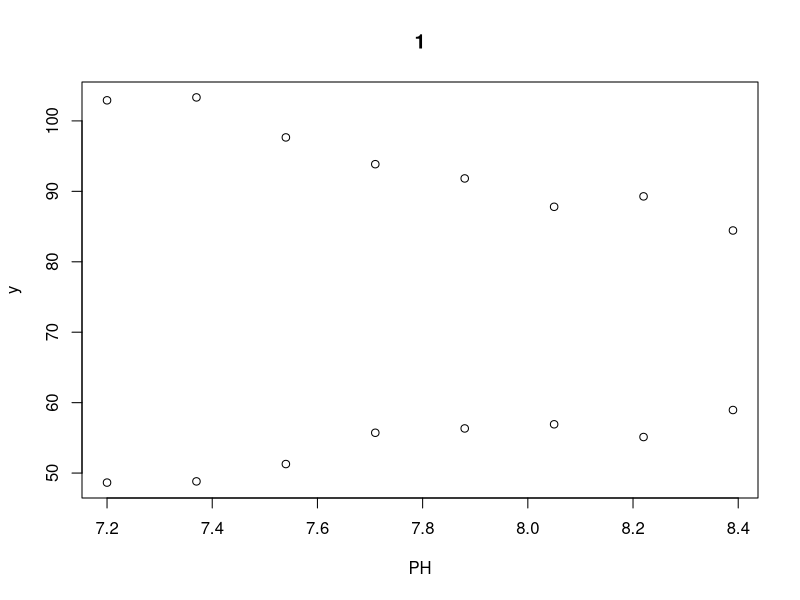
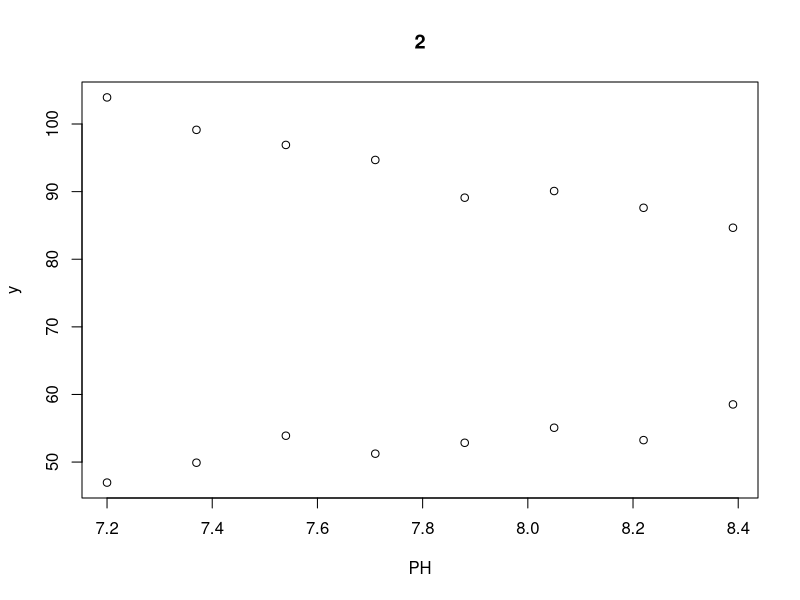
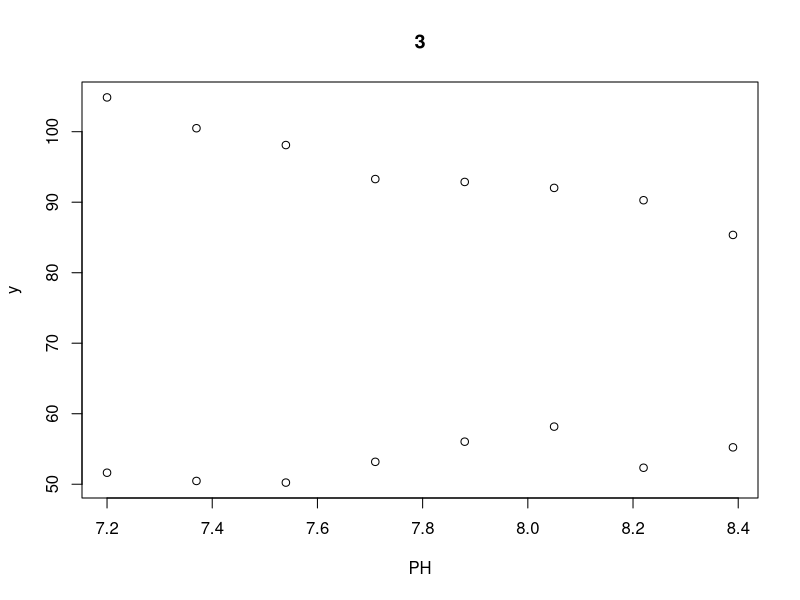
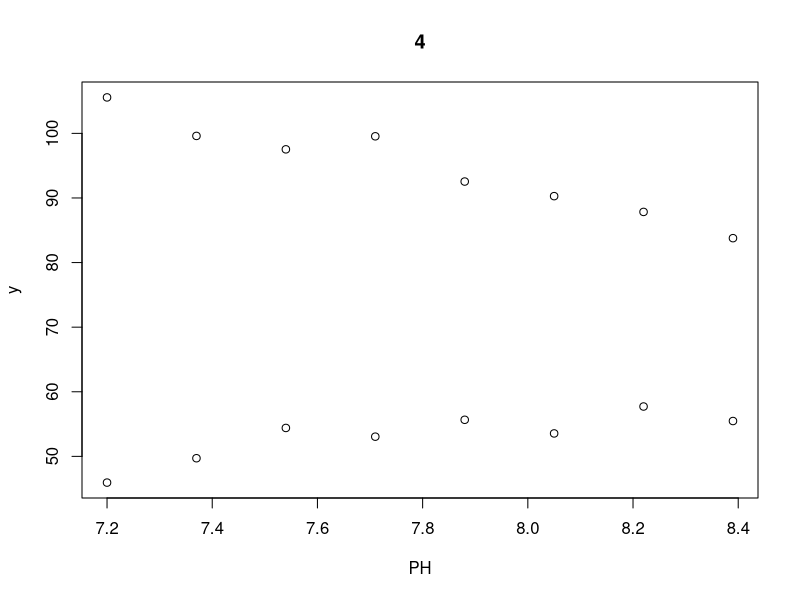
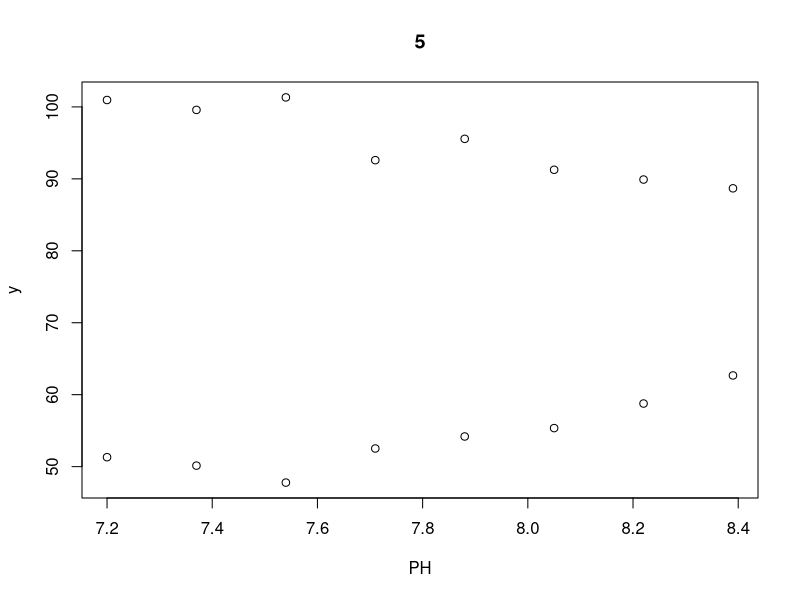
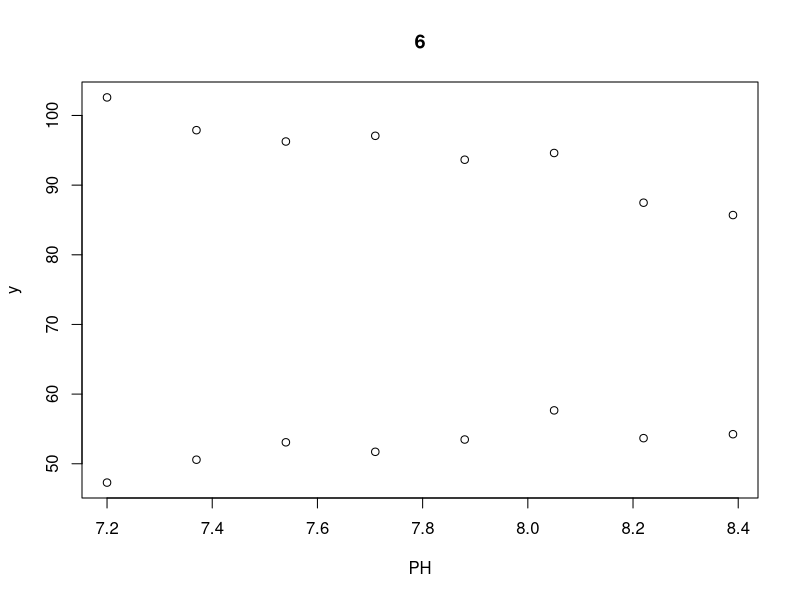
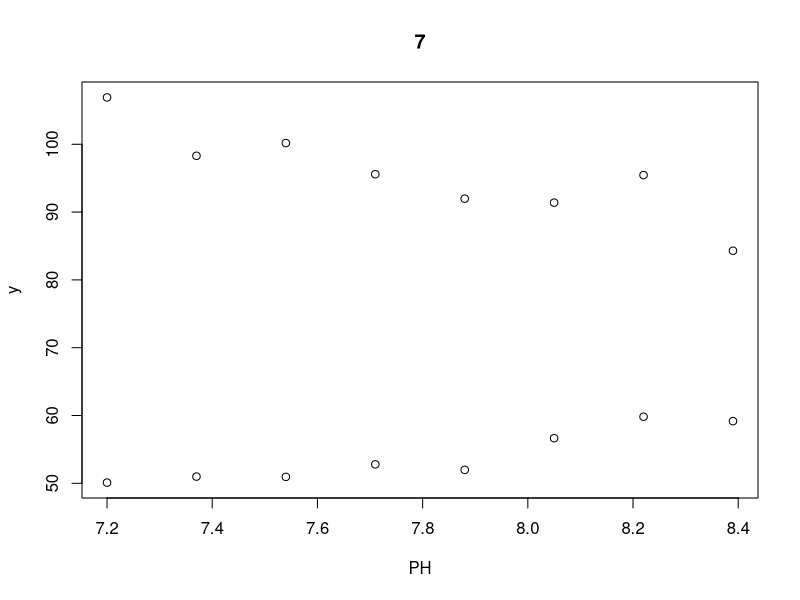
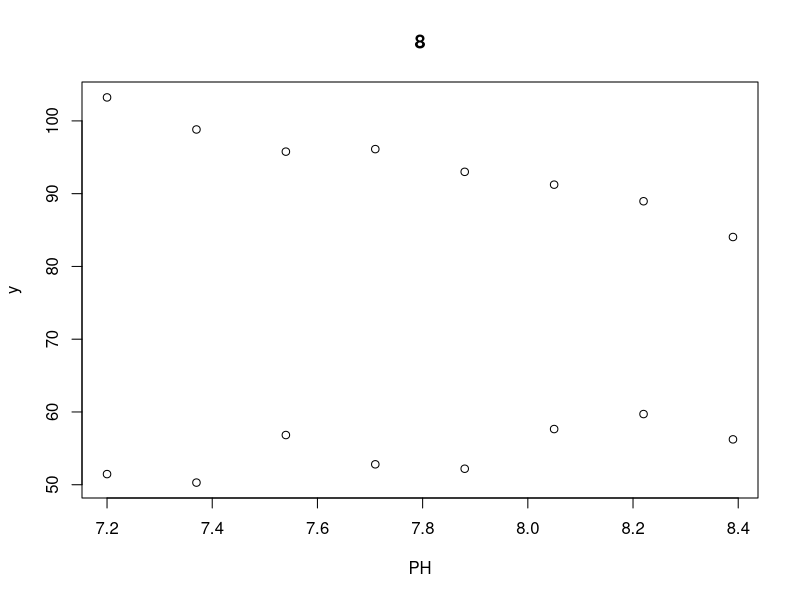

Write the R code that produced these figures, in order. (Note: a time limit stopped this script after it produced the figures.)
##The goals of this simulation are two-fold
	##We first try to quantify what is the increase in variation if sample size decreases from 16 to 14 (for logistcial purposes)
#Parameter values
a=200 # rnorm(1,20, 10)
b=6.9#rnorm(1, 20, 15)
c=-20.5#rnorm(1, 20, 15)

#Create empty vectors to fill in results
rec.t=NULL
rec.PH=NULL
rec.t.PH=NULL
for(j in 1:1000) #Outer forloop to repeat inner forloop 1000 times
{
ph=seq(from = 7.2, to = 8.4, by =0.17)	#ph range here is 8 so this is the rectangular design (2X8)
	t.sim=1
y0=b*ph+rnorm(length(ph), 0, 2)
y1=a*t.sim+b*ph+c*ph*t.sim+rnorm(length(ph), 0, 2) #Create y values based on parameter values, ph range, plus noise

y=c(y0, y1)
t=c(rep(0, 8), rep(1, 8))
PH=rep(ph, 2)
d1=data.frame(y, t, PH) #Create data frame to use for regression

d1.lm=lm(y~t*PH, data=d1) #This is the full regression with all 16 data points
plot(y~PH, data=d1,  main=paste(j)) #Plot for for loop = progress bar
	
d2=d1

results=NULL
for(i in 1:1000) #This is the second for loop where we randomly remove 2 values out of 16 and compare estimates
{
	results=rbind(results,(coef(d1.lm)[2:4]-coef(lm(y~t*PH, data=d2[-ceiling(runif(2, 1, 16)),]))[2:4])/(coef(d1.lm)[2:4])) #This takes the coefficient from the true lm (d1.lm) and subtract it from the coefficients from the lm where we removed 2 data points at random and find the proportional difference
 }
results=data.frame(results)

rec.t[j]=mean(abs(results$t)) #We take the mean absolute value of the second forloop to find the average proportional difference between the true lm and the lm where we remove 2 data points. We do this 1000 times. The difference between the 2 designs should be 0 on average so we take the absolute value to look at proportional differences (regardless of direction of change) instead
rec.PH[j]=mean(abs(results$PH))
rec.t.PH[j]=mean(abs(results$t.PH))
}

rec=data.frame(rec.t, rec.PH, rec.t.PH) #Create data frame for final result
mean(rec$rec.t)
mean(rec$rec.PH)
mean(rec$rec.t.PH)
hist(rec$rec.t)
library(boot) #I like using bootstrapping to find the confidence interval around the mean of the proportional difference. Useful to compare between the two designs
samplemean=function(x,d){return(mean(x[d]))}
b=boot(rec$rec.t, statistic=samplemean, R=10000) ##Around 3% difference compared to using 16 data points
plot(b)
b=boot(rec$rec.PH, statistic=samplemean, R=10000) ##Around 6% difference compared to using 16 data points
plot(b)
b=boot(rec$rec.t.PH, statistic=samplemean, R=10000) ##Around 4% difference compared to using 16 data points
plot(b) 
##On average, an increase in 5% spread of estimates if 2 data points are removed

###Let's do half the PH intervals but double the replication (This is the square design (4*4)). Are the results fromn this simulation meanginfully different than above?
a=200 # rnorm(1,20, 10)
b=6.9#rnorm(1, 20, 15)
c=-20.5#rnorm(1, 20, 15)
ph=seq(from = 7.2, to = 8.4, by =0.4)


##Same double forloop as above but with different design
sq.t=NULL
sq.PH=NULL
sq.t.PH=NULL
for(j in 1:100)
{
t.sim=1
ph=seq(from = 7.2, to = 8.4, by =0.4) #Here we only have 4 pH values but replicated
y0=c(b*ph+rnorm(length(ph), 0, 2), b*ph+rnorm(length(ph), 0, 2))
y1=c(a*t.sim+b*ph+c*ph*t.sim+rnorm(length(ph), 0, 2), a*t.sim+b*ph+c*ph*t.sim+rnorm(length(ph), 0, 2))
y=c(y0, y1)
PH=rep(ph, 4)
t=c(rep(0, 8), rep(1, 8))
d1=data.frame(y, t, PH)
plot(y~PH, data=d1, main=paste(j))

d3=d1
d3.lm=lm(y~t*PH, data=d3)
# summary(d3.lm)

results1=NULL
for(i in 1:1000)
{results1=rbind(results1,(coef(d3.lm)[2:4]-coef(lm(y~t*PH, data=d3[-ceiling(runif(2, 1, 16)),]))[2:4])/(coef(d3.lm)[2:4]))
 }
results1=data.frame(results1)
sq.t[j]=mean(abs(results1$t))
sq.PH[j]=mean(abs(results1$PH))
sq.t.PH[j]=mean(abs(results1$t.PH))
}

sq=data.frame(sq.t, sq.PH, sq.t.PH)
sq

mean(sq$sq.t)
mean(sq$sq.PH)
mean(sq$sq.t.PH)

# par(mfrow=c(2,2)) 
samplemean=function(x,d){return(mean(x[d]))}
s=boot(sq$sq.t, statistic=samplemean, R=10000) # 2.6% difference
plot(s)
s=boot(sq$sq.PH, statistic=samplemean, R=10000) #5% difference
plot(s)
s=boot(sq$sq.t.PH, statistic=samplemean, R=10000) #3$ difference
plot(s)

##Conclusion: surpisingly, doubling up on a certain pH level rather than spreading out seems to reduce variation a bit if 2 samples are removed. 
###Assumes trend with temperature is linear
